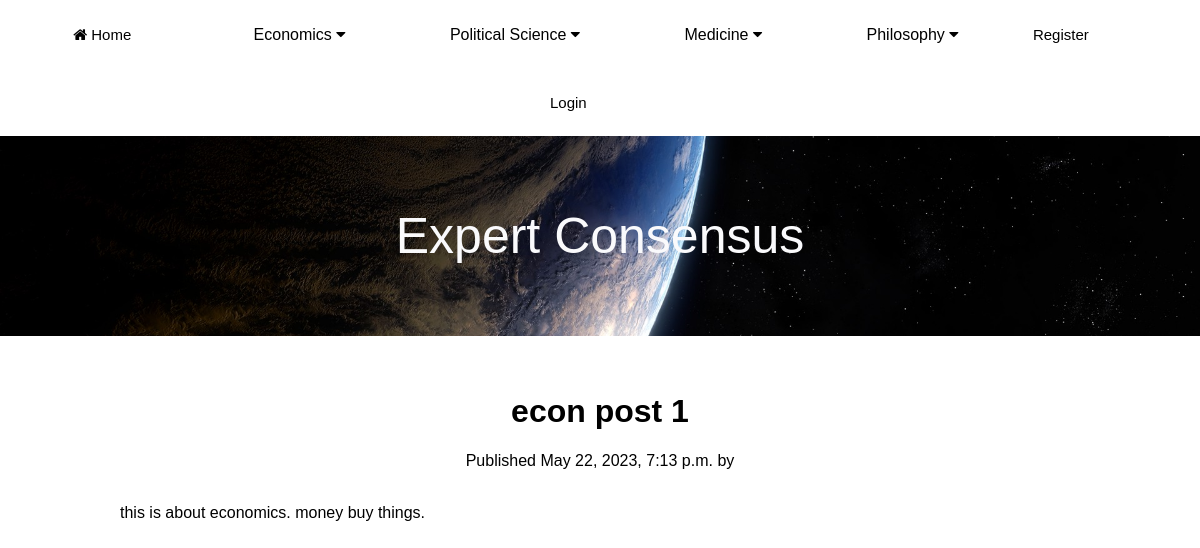
/MainApp/blog_post/3/, run on an earlier commit of the app's database.
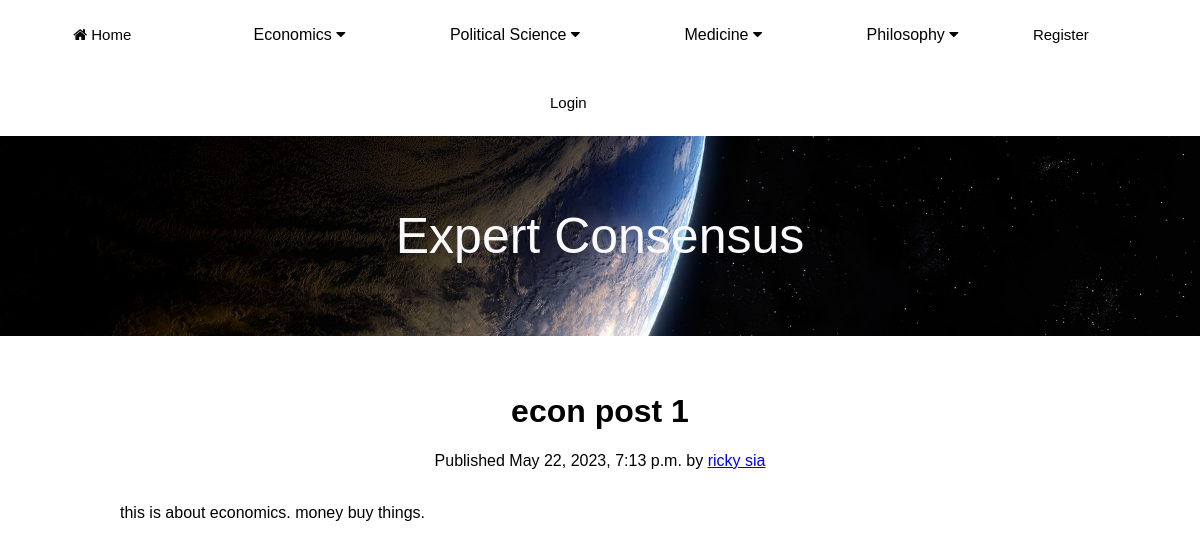
And on a later commit of the database.
### MainApp/models.py (models this page shows, shortened)
class Post(models.Model):
    class Status(models.TextChoices):
        DRAFT = 'DF', 'Draft'
        PUBLISHED = 'PB', 'Published'
    title = models.CharField(max_length=255)
    header_image = models.ImageField(null=True, blank=True, upload_to="images/profile/")
    author = models.ForeignKey(User, on_delete=models.CASCADE, related_name='blog_posts')
    slug = models.SlugField(max_length=255, unique_for_date='publish')
    body = RichTextField(blank=True, null=True)
    publish = models.DateTimeField(default=timezone.now)
    created = models.DateTimeField(auto_now_add=True)
    updated = models.DateTimeField(auto_now=True)
    status = models.CharField(max_length=2, choices=Status.choices, default=Status.DRAFT)
    category = models.ForeignKey(Category, on_delete=models.CASCADE, related_name="posts")
    objects = models.Manager()
    published = PublishedManager()
    class Meta:
        ordering = ['-publish']
        indexes = [models.Index(fields=['-publish']),]

### MainApp/views.py (the view)
# urls.py: path('blog_post/<int:pk>/', post_detail.as_view(), name='post_detail'),
class post_detail(DetailView, ):
    model = Post
    template_name = 'MainApp/post/detail.html'
    success_url = reverse_lazy('post_detail')

### MainApp/templates/MainApp/post/detail.html (shortened to what this page needs)
{% extends "MainApp/base.html" %}
{% load static %}
{% block content %}
<div id="blog_box">
    <div id="post_body">
<br/>
        <h1>{{ post.title }}</h1>
        <p class="date">
        Published {{ post.publish }} by <a href="{% url 'profile_page' post.author.profile.id %}">{{ post.author.first_name }} {{ post.author.last_name}}</a>
    </p>
    {{ post.body|ljust:10|striptags|safe|linebreaksbr }}
</div>
</div>
{% endblock %}

What changed in the data, as far as the page shows it:
changed through a linked row, Post "econ post 1": author.first_name (not shown) → "ricky"; author.last_name (not shown) → "sia"
